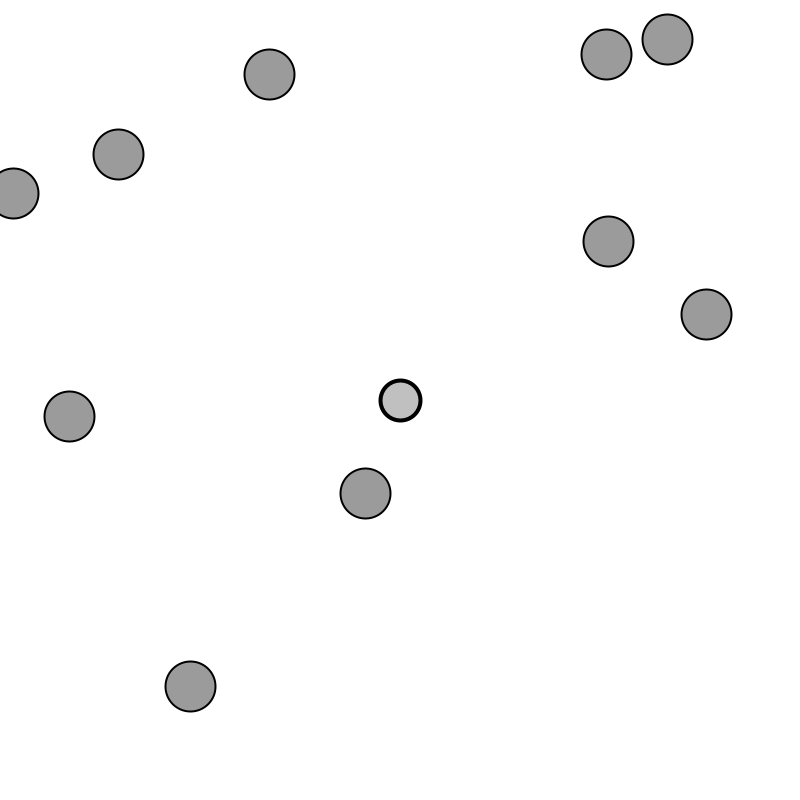
Frame 1 (no input)
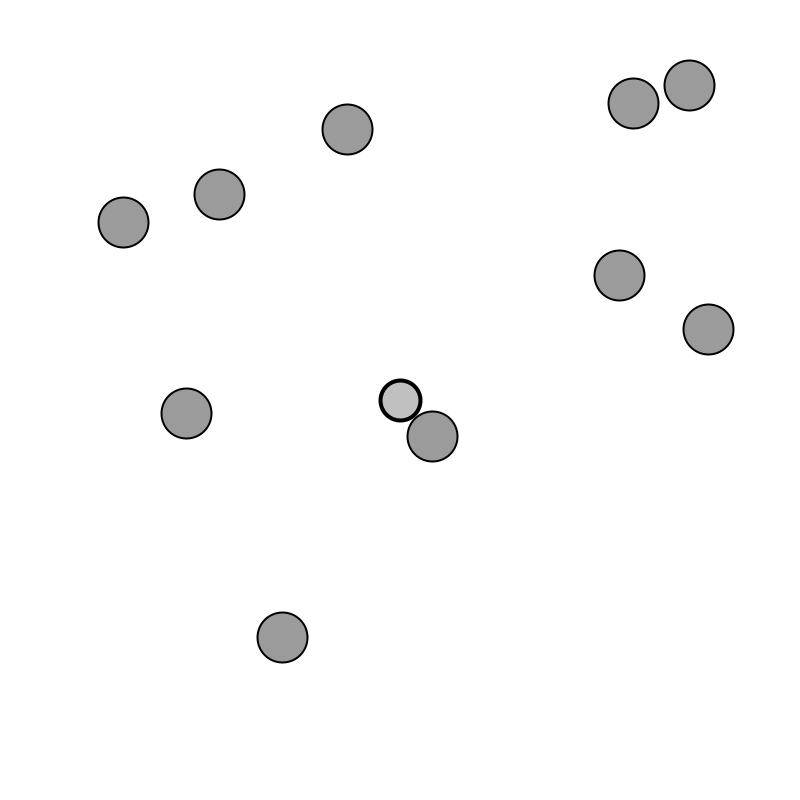
Frame 60 (the mouse pressed at the canvas centre just before this capture)
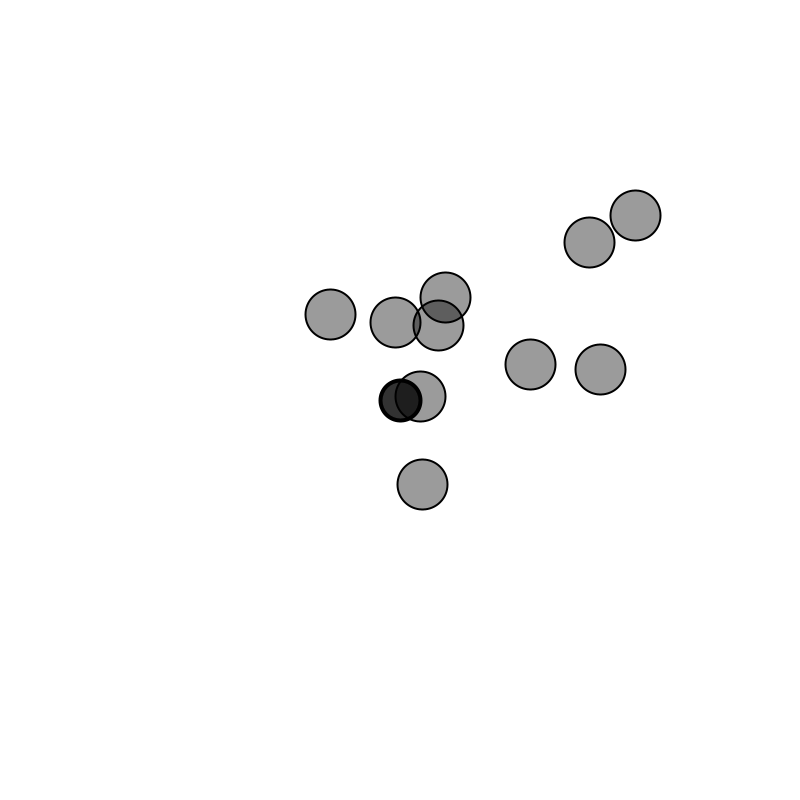
Frame 120 (the mouse held since frame 60 and released just before this capture)

The Processing sketch that drew these frames (run headless with seeded random() and noise(); from frame 60 on, the mouse is pressed at the canvas centre):

// Processing sketch: GravitationalAttraction2_6
// ── GravitationalAttraction2_6.pde
Mover[] movers = new Mover[10];
Attractor a;


void setup() {
  size(800, 800);
  smooth();
  for (int i = 0; i < movers.length; i++) {
    movers[i] = new Mover(random(0.1, 2), random(width), random(height));
  }
  a = new Attractor();
}


void draw() {
  background(255);
  
  a.display();
  a.drag();
  a.hover(mouseX, mouseY);
  
  for (int i = 0; i < movers.length; i++) {
    PVector force = a.attract(movers[i]);
    movers[i].applyForce(force);
    
    movers[i].update();
    movers[i].display();
  }
}

void mousePressed() {
  a.clicked(mouseX, mouseY);
}

void mouseReleased() {
  a.stopDragging();
}

// ── Attractor.pde
class Attractor {
  PVector location, dragOffset;
  boolean dragging = false;
  boolean rollover = false;
  float mass;
  float g;
  
  Attractor() {
    location = new PVector(width/2, height/2);
    mass = 20;
    g = 1;
    dragOffset = new PVector(0.0, 0.0);
  }
  
  PVector attract (Mover m) {
    PVector force = PVector.sub(location, m.location);
    float d = force.mag();
    d = constrain(d,5.0,25.0);
    force.normalize();
    float strength = (g * mass * m.mass) / (d*d);
    force.mult(strength);
    return force;
  }
  
  void display() {
    ellipseMode(CENTER);
    strokeWeight(4);
    stroke(0);
    if (dragging) fill (50);
    else if (rollover) fill(100);
    else fill(175, 200);
    ellipse(location.x, location.y, mass * 2, mass*2);
  }
  
  void clicked(int mx, int my) {
    float d = dist(mx, my,location.x, location.y);
    if (d < mass) {
      dragging = true;
      dragOffset.x = location.x-mx;
      dragOffset.y = location.y-my;
    }
  }
  void hover(int mx, int my) {
    float d = dist(mx, my, location.x, location.y);
    if (d < mass) {
      rollover = true;
    }
    else {
      rollover = false;
    }
  }
  
  void stopDragging() {
    dragging = false;
  }
  
  void drag() {
    if (dragging) {
      location.x = mouseX + dragOffset.x;
      location.y = mouseY + dragOffset.y;
    }
  }
}

// ── Mover.pde
class Mover {
  PVector location, velocity, acceleration;
  float mass;
  
  
  
  Mover(float m, float x, float y) {
    location = new PVector(random(width), random(height));
    velocity = new PVector(1, 0);
    acceleration = new PVector(0, 0);
    mass = 2;
  }
  
  void applyForce(PVector force) {
    PVector f = PVector.div(force, mass);
    acceleration.add(f);
  }
  
  void update() {
    velocity.add(acceleration);
    location.add(velocity);
    acceleration.mult(0);
  }
  
  void display() {
    stroke(0);
    strokeWeight(2);
    fill(0, 100);
    ellipse(location.x, location.y, mass*25, mass*25);
  }
  
}
